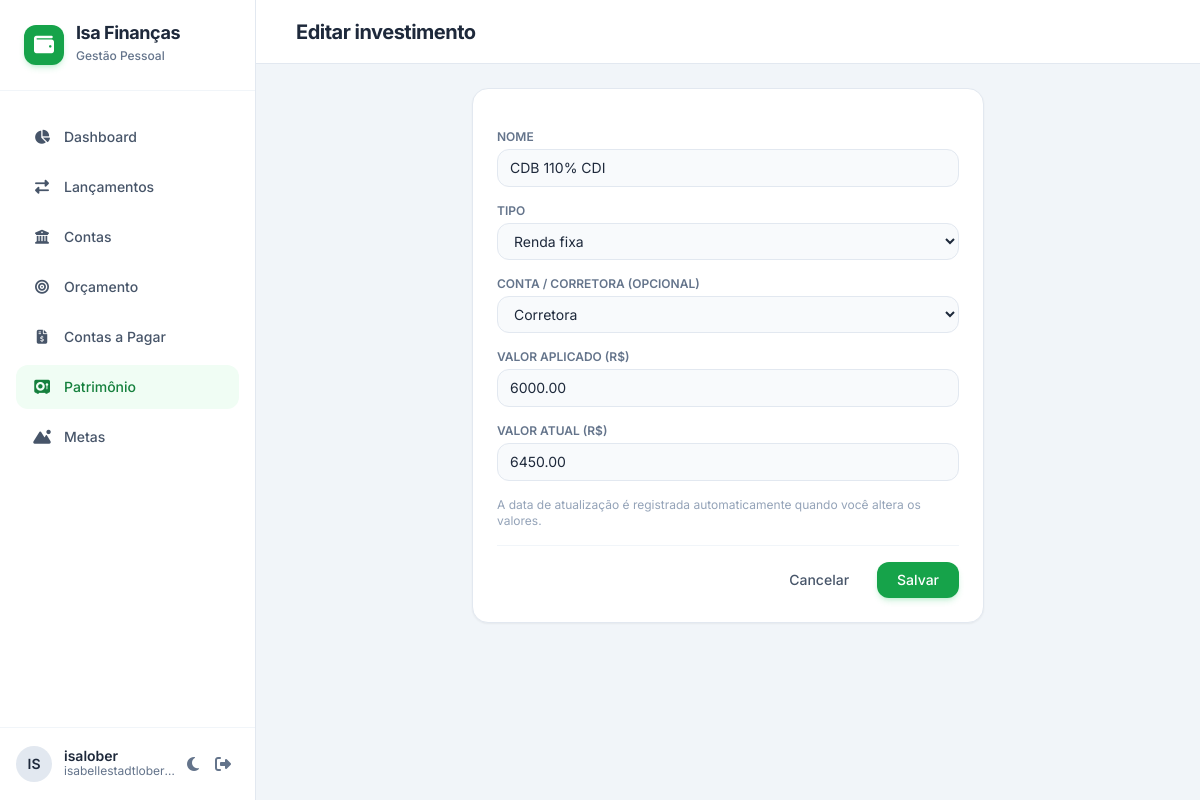
The app's page /patrimonio/investimentos/2/editar/ (signed in) with its own data.
### apps/contas/models.py (models this page shows, shortened)
class Investimento(models.Model):
    class Tipo(models.TextChoices):
        RENDA_FIXA = "renda_fixa", "Renda fixa"
        ACOES = "acoes", "Ações"
        FIIS = "fiis", "FIIs"
        CRIPTO = "cripto", "Cripto"
        OUTRO = "outro", "Outro"
    nome = models.CharField(max_length=100)
    tipo = models.CharField(max_length=20, choices=Tipo.choices)
    conta = models.ForeignKey(Conta, null=True, blank=True, on_delete=models.SET_NULL)
    valor_aplicado = models.DecimalField(max_digits=14, decimal_places=2)
    valor_atual = models.DecimalField(max_digits=14, decimal_places=2)
    atualizado_em = models.DateField()
    class Meta:
        ordering = ["nome"]

### apps/contas/views.py (the view, shortened to what this page needs)
# urls.py: path("investimentos/<int:pk>/editar/", views.investimento_editar, name="investimento_editar"),
@login_required
def investimento_editar(request, pk):
    obj = get_object_or_404(Investimento, pk=pk)
    form = InvestimentoForm(request.POST or None, instance=obj)
    return render(request, "patrimonio/form.html", {"form": form, "titulo": "Editar investimento"})

### apps/contas/forms.py (shortened to what this page needs)
class InvestimentoForm(forms.ModelForm):
    class Meta:
        model = Investimento
        fields = ["nome", "tipo", "conta", "valor_aplicado", "valor_atual"]
        labels = {"conta": "Conta / corretora (opcional)", "valor_aplicado": "Valor aplicado (R$)",
                  "valor_atual": "Valor atual (R$)"}
    def __init__(self, *args, **kwargs):
        super().__init__(*args, **kwargs)
        self.fields["conta"].queryset = Conta.objects.filter(ativa=True)
        estilizar(self)

### apps/contas/models.py (called while the page is built)
    def __str__(self):
        return self.nome

### apps/lancamentos/forms.py (called while the page is built)
def estilizar(form):
    for campo in form.fields.values():
        campo.widget.attrs["class"] = CLASSE_CAMPO

### templates/patrimonio/form.html (shortened to what this page needs)
{% extends "base.html" %}
{% block h1 %}{{ titulo }}{% endblock %}
{% block content %}
<form method="post" class="max-w-lg mx-auto bg-white dark:bg-slate-800 rounded-2xl border border-slate-200 dark:border-slate-700 shadow-sm p-6 space-y-4">
  {% for campo in form %}
    {% include "partials/campo.html" with campo=campo %}
  {% endfor %}
  <p class="text-xs text-slate-400">A data de atualização é registrada automaticamente quando você altera os valores.</p>
  <div class="flex justify-end space-x-3 pt-4 border-t border-slate-100 dark:border-slate-700/50">
    <a href="{% url 'patrimonio:index' %}" class="px-4 py-2 rounded-xl text-sm font-medium text-slate-600 dark:text-slate-400 hover:bg-slate-100 dark:hover:bg-slate-700 transition-colors">Cancelar</a>
    <button type="submit" class="px-5 py-2 rounded-xl text-sm font-medium bg-brand-600 hover:bg-brand-700 text-white shadow-md shadow-brand-500/20 transition-colors">Salvar</button>
  </div>
</form>
{% endblock %}

### templates/base.html (shortened to what this page needs)
<!DOCTYPE html>
<html lang="pt-BR" class="h-full">
<head>
  {% include "partials/head.html" %}
</head>
<body class="h-full bg-slate-100 dark:bg-slate-900 text-slate-800 dark:text-slate-100 transition-colors duration-200 flex flex-col overflow-hidden">
<div class="flex h-full w-full overflow-hidden">
  <aside id="sidebar" class="w-64 bg-white dark:bg-slate-800 border-r border-slate-200 dark:border-slate-700 flex flex-col z-20 transition-transform duration-300 -translate-x-full md:translate-x-0 absolute md:relative h-full">
    <div class="p-6 border-b border-slate-100 dark:border-slate-700/50 flex items-center justify-between">
      <div class="flex items-center space-x-3">
        <div class="w-10 h-10 rounded-xl bg-brand-600 text-white flex items-center justify-center font-bold text-xl shadow-md shadow-brand-500/20">
          <i class="fa-solid fa-wallet"></i>
        </div>
        <div>
          <h1 class="font-bold text-lg tracking-tight leading-none">Isa Finanças</h1>
          <span class="text-xs text-slate-500 dark:text-slate-400 font-medium">Gestão Pessoal</span>
        </div>
      </div>
    </div>
    <nav class="flex-1 px-4 py-6 space-y-1.5 overflow-y-auto custom-scrollbar">
      <a href="{% url 'dashboard' %}"
         class="flex items-center space-x-3 px-4 py-3 rounded-xl text-sm font-medium transition-colors {% if request.resolver_match.url_name == 'dashboard' %}bg-brand-50 text-brand-700 dark:bg-brand-950/40 dark:text-brand-400{% else %}text-slate-600 dark:text-slate-400 hover:bg-slate-50 dark:hover:bg-slate-700/50{% endif %}">
        <i class="fa-solid fa-chart-pie w-5 text-center"></i><span>Dashboard</span>
      </a>
      <a href="{% url 'lancamentos:lista' %}"
         class="flex items-center space-x-3 px-4 py-3 rounded-xl text-sm font-medium transition-colors {% if request.resolver_match.app_name == 'lancamentos' %}bg-brand-50 text-brand-700 dark:bg-brand-950/40 dark:text-brand-400{% else %}text-slate-600 dark:text-slate-400 hover:bg-slate-50 dark:hover:bg-slate-700/50{% endif %}">
        <i class="fa-solid fa-right-left w-5 text-center"></i><span>Lançamentos</span>
      </a>
      <a href="{% url 'contas:lista' %}"
         class="flex items-center space-x-3 px-4 py-3 rounded-xl text-sm font-medium transition-colors {% if request.resolver_match.app_name == 'contas' %}bg-brand-50 text-brand-700 dark:bg-brand-950/40 dark:text-brand-400{% else %}text-slate-600 dark:text-slate-400 hover:bg-slate-50 dark:hover:bg-slate-700/50{% endif %}">
        <i class="fa-solid fa-building-columns w-5 text-center"></i><span>Contas</span>
      </a>
      <a href="{% url 'orcamento:lista' %}"
         class="flex items-center space-x-3 px-4 py-3 rounded-xl text-sm font-medium transition-colors {% if request.resolver_match.app_name == 'orcamento' %}bg-brand-50 text-brand-700 dark:bg-brand-950/40 dark:text-brand-400{% else %}text-slate-600 dark:text-slate-400 hover:bg-slate-50 dark:hover:bg-slate-700/50{% endif %}">
        <i class="fa-solid fa-bullseye w-5 text-center"></i><span>Orçamento</span>
      </a>
      <a href="{% url 'pagar:lista' %}"
         class="flex items-center space-x-3 px-4 py-3 rounded-xl text-sm font-medium transition-colors {% if request.resolver_match.app_name == 'pagar' %}bg-brand-50 text-brand-700 dark:bg-brand-950/40 dark:text-brand-400{% else %}text-slate-600 dark:text-slate-400 hover:bg-slate-50 dark:hover:bg-slate-700/50{% endif %}">
        <i class="fa-solid fa-file-invoice-dollar w-5 text-center"></i><span>Contas a Pagar</span>
      </a>
      <a href="{% url 'patrimonio:index' %}"
         class="flex items-center space-x-3 px-4 py-3 rounded-xl text-sm font-medium transition-colors {% if request.resolver_match.app_name == 'patrimonio' %}bg-brand-50 text-brand-700 dark:bg-brand-950/40 dark:text-brand-400{% else %}text-slate-600 dark:text-slate-400 hover:bg-slate-50 dark:hover:bg-slate-700/50{% endif %}">
        <i class="fa-solid fa-vault w-5 text-center"></i><span>Patrimônio</span>
      </a>
      <a href="{% url 'metas:lista' %}"
         class="flex items-center space-x-3 px-4 py-3 rounded-xl text-sm font-medium transition-colors {% if request.resolver_match.app_name == 'metas' %}bg-brand-50 text-brand-700 dark:bg-brand-950/40 dark:text-brand-400{% else %}text-slate-600 dark:text-slate-400 hover:bg-slate-50 dark:hover:bg-slate-700/50{% endif %}">
        <i class="fa-solid fa-mountain-sun w-5 text-center"></i><span>Metas</span>
      </a>
    </nav>
    <div class="p-4 border-t border-slate-100 dark:border-slate-700/50 flex items-center justify-between">
      <div class="flex items-center space-x-3 min-w-0">
        <div class="w-9 h-9 shrink-0 rounded-full bg-slate-200 dark:bg-slate-700 flex items-center justify-center font-semibold text-sm">
          {{ request.user.username|slice:":2"|upper }}
        </div>
        <div class="min-w-0">
          <p class="text-sm font-semibold leading-none truncate">{{ request.user.get_full_name|default:request.user.username }}</p>
          <span class="text-xs text-slate-500 dark:text-slate-400 block truncate">{{ request.user.email|default:"sem e-mail" }}</span>
        </div>
      </div>
      <div class="flex items-center">
        <button onclick="toggleDarkMode()" class="p-2 rounded-lg text-slate-500 hover:bg-slate-100 dark:hover:bg-slate-700 transition-colors" title="Alternar tema">
          <i id="theme-icon" class="fa-solid fa-moon"></i>
        </button>
        <form method="post" action="{% url 'logout' %}">
          <button type="submit" class="p-2 rounded-lg text-slate-500 hover:bg-slate-100 dark:hover:bg-slate-700 transition-colors" title="Sair">
            <i class="fa-solid fa-right-from-bracket"></i>
          </button>
        </form>
      </div>
    </div>
  </aside>
  <main class="flex-1 flex flex-col h-full overflow-hidden relative">
    <header class="bg-white dark:bg-slate-800 border-b border-slate-200 dark:border-slate-700 h-16 px-6 flex items-center justify-between shrink-0 z-10">
      <div class="flex items-center space-x-4">
        <h2 class="text-xl font-bold tracking-tight">{% block h1 %}{% endblock %}</h2>
      </div>
    </header>
    <div class="flex-1 overflow-y-auto custom-scrollbar p-6 bg-slate-100 dark:bg-slate-900">
      {% block content %}{% endblock %}
    </div>
  </main>
</div>
</body>
</html>

### templates/partials/campo.html (shortened to what this page needs)
<div data-campo="{{ campo.name }}">
  <label for="{{ campo.id_for_label }}" class="block text-xs font-semibold text-slate-500 uppercase mb-1">{{ rotulo|default:campo.label }}</label>
  {{ campo }}
</div>

### templates/partials/head.html (style rules this page uses)
body { font-family: 'Inter', sans-serif; }

### records on screen
Investimento: form "CDB 110% CDI" "Renda fixa" "Corretora" "6000.00" "6450.00"

### other values on screen
{{ request.user.username|slice:":2"|upper }} "IS"
{{ request.user.get_full_name|default:request.user.username }} "isalober"
{{ request.user.email|default:"sem e-mail" }} "isabellestadtlober…"
{{ titulo }} "Editar investimento"
{{ rotulo|default:campo.label }} "NOME" "TIPO" "CONTA / CORRETORA (OPCIONAL)" "VALOR APLICADO (R$)" "VALOR ATUAL (R$)"
